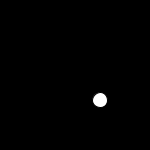
Frame 1 (no input)
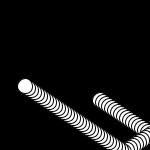
Frame 60 (the mouse pressed at the canvas centre just before this capture)
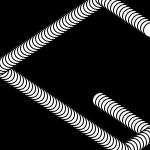
Frame 120 (the mouse held since frame 60 and released just before this capture)

The Processing sketch that drew these frames (run headless with seeded random() and noise(); from frame 60 on, the mouse is pressed at the canvas centre):

// Processing sketch: ballWithVectors
// ── ballWithVectors.pde
//This will be a bouncing ball program that uses vectors
 PVector position = new PVector(100,100);
 PVector velocity = new PVector(3,2);
void setup() {
 size(150,150);
 background(0);
 
}

void draw() {
  ellipse(position.x,position.y,15,15);
  position.add(velocity);
 
  
  if(position.x<0 || position.x>width){
    velocity.x= velocity.x * -1;
  }
  
  if(position.y<0 || position.y>height){
    velocity.y= velocity.y * -1; 
  }
  
}

class PVector {
  float x;
  float y;
  
  PVector(float _x, float _y){
   x = _x;
   y = _y;
  }

  void add(PVector v){
   y = y + v.y;
   x = x + v.x;
  }
}
